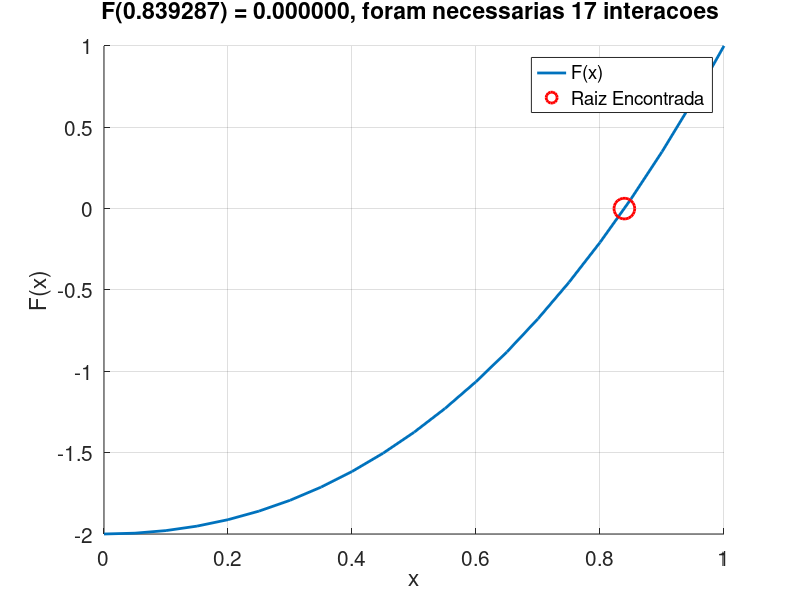

Reproduce this figure in MATLAB.
function teste()
  clc;

  xl = 0;
  xu = 1;

  tolerance = 1e-5;
  maxIterations = 1000;
  xrOld = inf;

  x = -0:0.05:1;
  y = zeros(size(x));

  % funcao para calcular nosso gráfico
  cont = 1;
  for value = x;
    y(cont) = getRoot(value);
    cont++;
  endfor

  % cálculo da raiz
  for i = 1:maxIterations
    xr = (xl + xu) / 2;

    if getRoot(xl) * getRoot(xr) < 0
      xu = xr;
    else getRoot(xl) * getRoot(xr) < 0
      xl = xr;
    endif

    plotGraph(x, y, xr, i)

if abs(xrOld - xr) <= tolerance
      break;
    endif

    xrOld = xr;

  endfor

  printf('F(%.6f) = %.6f, foram necessarias %d interacoes \n', xr, getRoot(xr), i);

endfunction

function y = getRoot(x)
  y = (x^3) + (2*x^2) - 2;
endfunction

function plotGraph(x, y, xr, i)
 figure(1);
 clf;
 grid('on');
 hold('on');

 p1 = plot(x, y, 'linewidth', 2);
 p2 = plot(xr, getRoot(xr), 'linewidth', 2, 'or', 'markersize', 15);

 hold('off');

 set(gca, 'fontsize', 15);
 xlabel('x');


 ylabel('F(x)');
 title(sprintf('F(%.6f) = %.6f, foram necessarias %d interacoes \n', xr, getRoot(xr), i));
 legend([p1, p2], {'F(x)', 'Raiz Encontrada'}, 'location', 'northeast');
 pause(0.10);
endfunction
